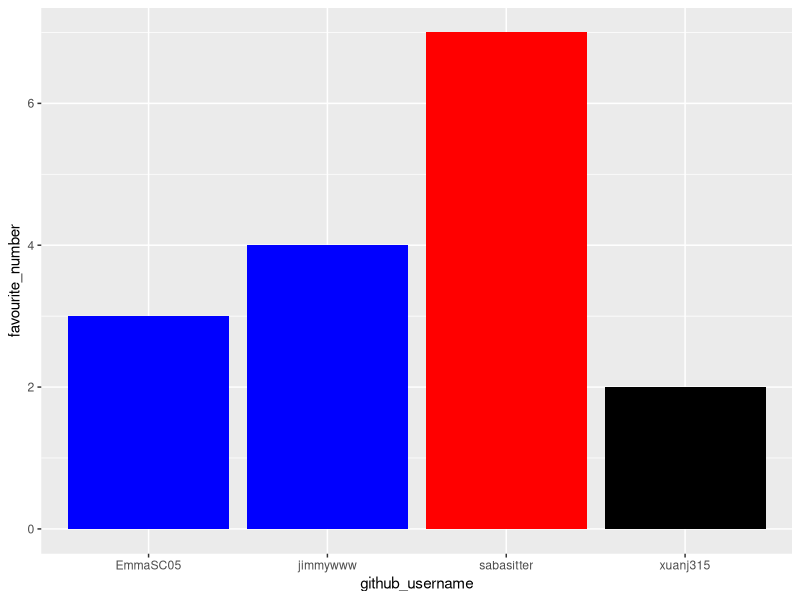
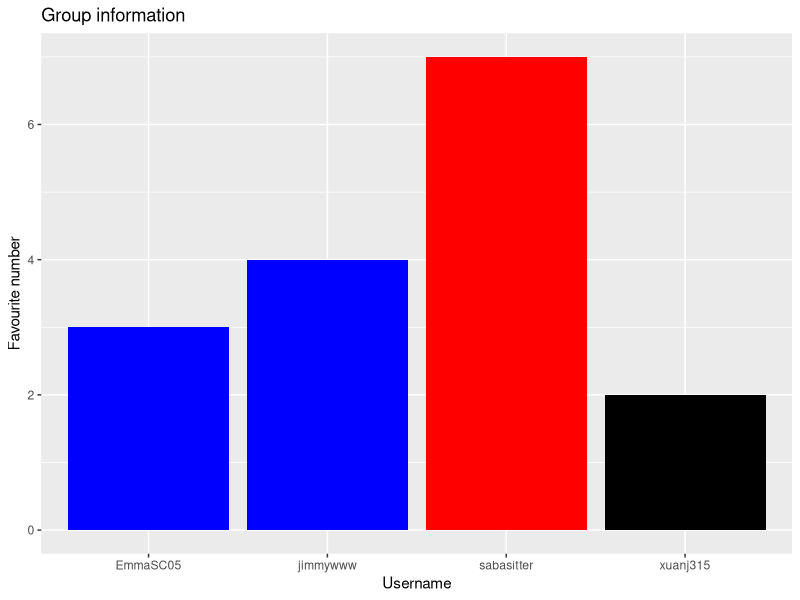
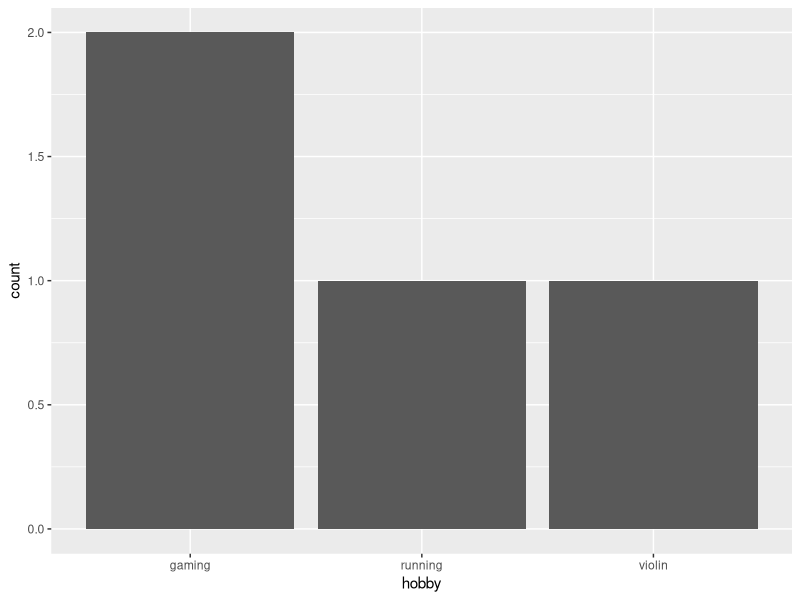

The R script that drew these images, in order:
## ---- chunk 1
library(tidyverse) 
## ---- chunk 2
team_data <- tibble(
  name = c("Saba Sitter", "Emma Crawford", "Xuanjie Lin", "Haoran Jiang"),
  github_username = c("sabasitter", "EmmaSC05", "xuanj315", "jimmywww"), 
  colour = c("red", "blue", "black", "blue"),
  hobby = c("running", "violin", "gaming", "gaming"),
  favourite_number = c(7, 3, 2, 4)
  )

team_data
## ---- chunk 3
p1 <- ggplot(data = team_data, 
             mapping = aes(x = github_username, 
                           y = favourite_number,
                           fill = colour), 
             ) +
   geom_col() +
   scale_fill_identity()
p1
## ---- chunk 4
p1 + labs(x = "Username", 
          y = "Favourite number",
          title = "Group information")
## ---- chunk 5
p2 <- ggplot(team_data, aes(x = hobby)) +
  geom_bar()
p2
